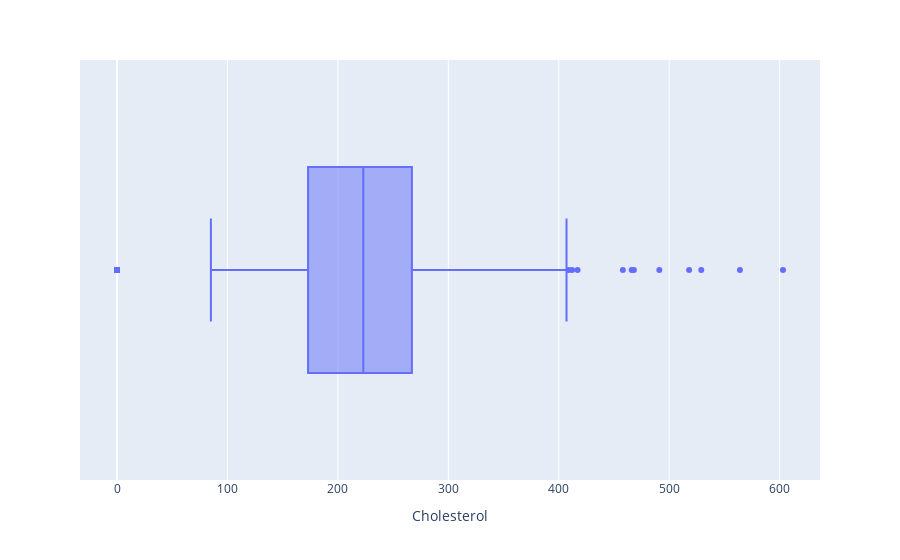

The cell this chart's notebook holds for it:
### Code cell
px.box(
    x = df["Cholesterol"], 
    labels={"x": "Cholesterol"}
)

### Figure 1 — Plotly figure (JSON) as saved in the notebook; plotly's stock layout.template omitted (floating-point values rounded to 4 significant figures; data arrays with more than 128 entries replaced by an {"elided": "..."} marker saying what was removed)
{"data": [{"alignmentgroup": "True", "hovertemplate": "Cholesterol=%{x}<extra></extra>", "legendgroup": "", "marker": {"color": "#636efa"}, "name": "", "notched": false, "offsetgroup": "", "orientation": "h", "showlegend": false, "type": "box", "x": {"elided": "918 int values"}, "x0": " ", "xaxis": "x", "y0": " ", "yaxis": "y"}], "layout": {"boxmode": "group", "legend": {"tracegroupgap": 0}, "margin": {"t": 60}, "xaxis": {"anchor": "y", "domain": [0, 1], "title": {"text": "Cholesterol"}}, "yaxis": {"anchor": "x", "domain": [0, 1]}}}
